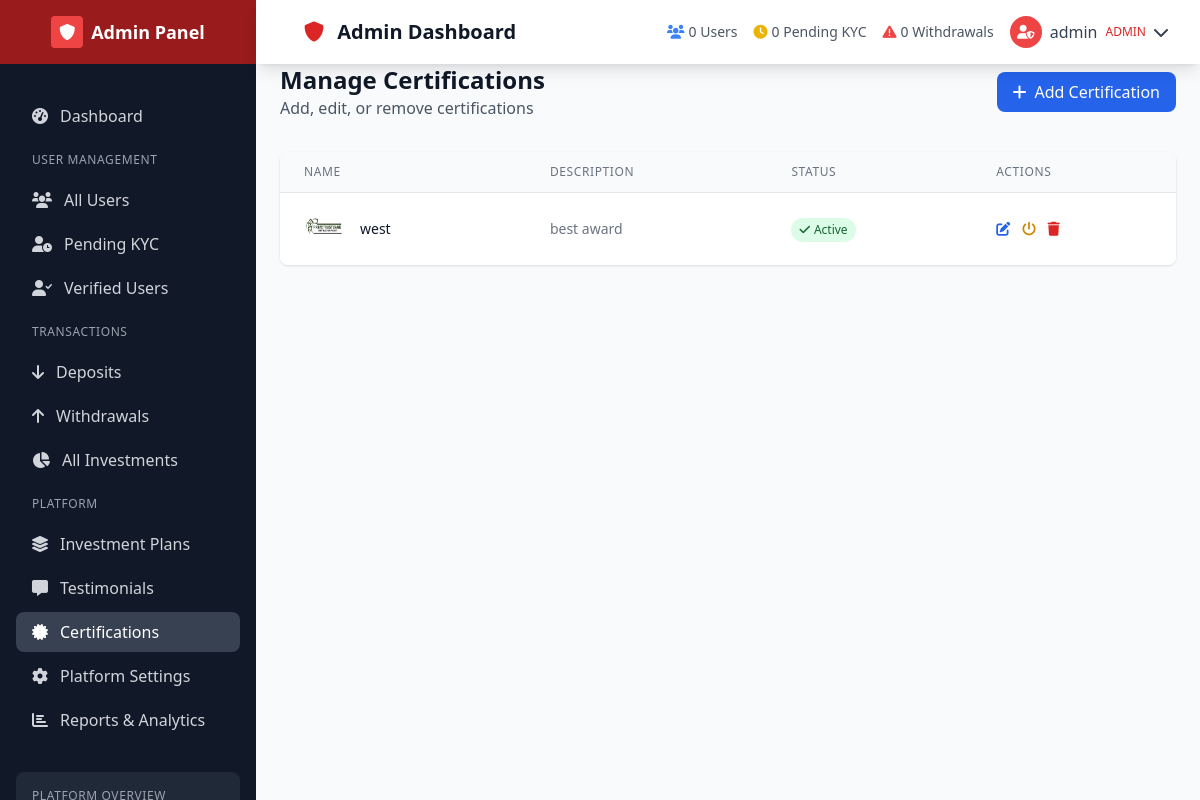
/admin-panel/certifications/ (signed in), run on the app's committed database.
### accounts/models.py (models this page shows, shortened)
class CustomUser(AbstractUser):
    email = models.EmailField(unique=True)
    full_name = models.CharField(max_length=100)
    is_verified = models.BooleanField(default=False)
    is_approved = models.BooleanField(default=False)
    registration_step = models.IntegerField(default=1)  # 1 or 2
    created_at = models.DateTimeField(auto_now_add=True)
    updated_at = models.DateTimeField(auto_now=True)
    USERNAME_FIELD = 'username'
    REQUIRED_FIELDS = ['email', 'full_name']

### core/models.py (models this page shows, shortened)
class Certification(models.Model):
    name = models.CharField(max_length=100)
    image = models.ImageField(upload_to='certifications/')
    description = models.TextField(blank=True)
    is_active = models.BooleanField(default=True)
    created_at = models.DateTimeField(auto_now_add=True)

### admin_panel/views.py (the view, shortened to what this page needs)
# urls.py: path('certifications/', views.manage_certifications, name='manage_certifications'),
@admin_required
def manage_certifications(request):
    certifications = Certification.objects.all().order_by('-created_at')
    context = {
        'certifications': certifications,
    }
    return render(request, 'admin_panel/certifications.html', context)

### admin_panel/context_processors.py (called while the page is built)
def investment_stats(request):
    if request.user.is_authenticated and request.user.is_staff:
        return {
            'investment_stats': calculate_investment_stats()
        }
    return {}

### core/context_processors.py (called while the page is built)
def site_settings(request):
    try:
        settings = SiteSettings.objects.first()
    except SiteSettings.DoesNotExist:
        settings = None
    return {'site_settings': settings}

def currency_rates(request):
    rates = {}
    try:
        currency_rates = CurrencyRate.objects.all()
        for rate in currency_rates:
            rates[rate.currency_code] = rate.rate_usd
    except:
        pass
    return {'currency_rates': rates}

### templates/admin_panel/certifications.html (shortened to what this page needs)
{% extends 'admin_panel/base.html' %}
{% block content %}
<div class="pt-16 p-6">
    <div class="max-w-7xl mx-auto">
        <div class="flex justify-between items-center mb-8">
            <div>
                <h1 class="text-2xl font-bold text-gray-900">Manage Certifications</h1>
                <p class="text-gray-600">Add, edit, or remove certifications</p>
            </div>
            <button onclick="openCertificationForm()" class="inline-flex items-center px-4 py-2 bg-blue-600 text-white font-medium rounded-lg hover:bg-blue-700">
                <i class="fas fa-plus mr-2"></i>Add Certification
            </button>
        </div>
        <div class="bg-white rounded-lg shadow overflow-hidden">
            <table class="min-w-full divide-y divide-gray-200">
                <thead class="bg-gray-50">
                    <tr>
                        <th class="px-6 py-3 text-left text-xs font-medium text-gray-500 uppercase tracking-wider">Name</th>
                        <th class="px-6 py-3 text-left text-xs font-medium text-gray-500 uppercase tracking-wider">Description</th>
                        <th class="px-6 py-3 text-left text-xs font-medium text-gray-500 uppercase tracking-wider">Status</th>
                        <th class="px-6 py-3 text-left text-xs font-medium text-gray-500 uppercase tracking-wider">Actions</th>
                    </tr>
                </thead>
                <tbody class="bg-white divide-y divide-gray-200">
                    {% for certification in certifications %}
                        <tr class="hover:bg-gray-50">
                            <td class="px-6 py-4 whitespace-nowrap">
                                <div class="flex items-center">
                                    {% if certification.image %}
                                        <img src="{{ certification.image.url }}" alt="{{ certification.name }}" class="w-10 h-10 rounded mr-4">
                                    {% else %}
                                        <div class="w-10 h-10 bg-gray-300 rounded flex items-center justify-center text-gray-600 font-medium mr-4">
                                            {{ certification.name|first|upper }}
                                        </div>
                                    {% endif %}
                                    <div class="text-sm font-medium text-gray-900">{{ certification.name }}</div>
                                </div>
                            </td>
                            <td class="px-6 py-4 text-sm text-gray-500">{{ certification.description|truncatewords:10|default:"N/A" }}</td>
                            <td class="px-6 py-4 whitespace-nowrap">
                                <span class="inline-flex items-center px-2 py-1 rounded-full text-xs font-medium {% if certification.is_active %}bg-green-100 text-green-800{% else %}bg-red-100 text-red-800{% endif %}">
                                    {% if certification.is_active %}
                                        <i class="fas fa-check mr-1"></i>Active
                                    {% else %}
                                        <i class="fas fa-times mr-1"></i>Inactive
                                    {% endif %}
                                </span>
                            </td>
                            <td class="px-6 py-4 whitespace-nowrap text-sm font-medium">
                                <a href="#" onclick="openCertificationForm({{ certification.id }}, '{{ certification.name|escapejs }}', '{{ certification.description|escapejs }}', {{ certification.is_active|yesno:'true,false' }})" class="text-blue-600 hover:text-blue-900 mr-2" title="Edit">
                                    <i class="fas fa-edit"></i>
                                </a>
                                <a href="{% url 'admin_panel:toggle_certification_status' certification.id %}" class="text-yellow-600 hover:text-yellow-900 mr-2" title="Toggle Status">
                                    <i class="fas fa-power-off"></i>
                                </a>
                                <a href="{% url 'admin_panel:delete_certification' certification.id %}" onclick="return confirm('Are you sure you want to delete this certification?')" class="text-red-600 hover:text-red-900" title="Delete">
                                    <i class="fas fa-trash"></i>
                                </a>
                            </td>
                        </tr>
                    {% endfor %}
                </tbody>
            </table>
        </div>
    </div>
</div>
{% endblock %}

### templates/admin_panel/partials/navbar.html (shortened to what this page needs)
<nav class="bg-white shadow-lg fixed top-0 left-0 right-0 z-40 lg:left-64">
    <div class="px-4 sm:px-6 lg:px-8">
        <div class="flex justify-between h-16">
            <div class="flex items-center">
                <h1 class="ml-4 text-xl font-semibold text-gray-900">
                    <i class="fas fa-shield-alt text-red-600 mr-2"></i>
                    {% block page_title %}Admin Dashboard{% endblock %}
                </h1>
            </div>
            <div class="flex items-center space-x-4">
                <div class="hidden md:flex items-center space-x-4 text-sm text-gray-600">
                    <div class="flex items-center space-x-1">
                        <i class="fas fa-users text-blue-500"></i>
                        <span>{{ total_users|default:0 }} Users</span>
                    </div>
                    <div class="flex items-center space-x-1">
                        <i class="fas fa-clock text-yellow-500"></i>
                        <span>{{ pending_kyc|default:0 }} Pending KYC</span>
                    </div>
                    <div class="flex items-center space-x-1">
                        <i class="fas fa-exclamation-triangle text-red-500"></i>
                        <span>{{ pending_withdrawals|default:0 }} Withdrawals</span>
                    </div>
                </div>
                <div class="relative">
                    <button id="admin-user-menu-btn" class="flex items-center space-x-2 text-gray-700 hover:text-gray-900">
                        <div class="w-8 h-8 bg-red-500 rounded-full flex items-center justify-center text-white text-sm font-medium">
                            <i class="fas fa-user-shield"></i>
                        </div>
                        <span class="hidden sm:block">{{ user.username }}</span>
                        <span class="hidden sm:block text-xs text-red-600 font-medium">ADMIN</span>
                        <i class="fas fa-chevron-down"></i>
                    </button>
                </div>
            </div>
        </div>
    </div>
</nav>

### static/css/custom.css (style rules this page uses)
* { transition: all 0.2s ease-in-out; }

### data on the page
CustomUser: username "admin"
Certification: image (picture), name "west", description "best award", is_active True (drawn)

### other printed values
{{ total_users|default:0 }} "0"
{{ pending_kyc|default:0 }} "0"
{{ pending_withdrawals|default:0 }} "0"
